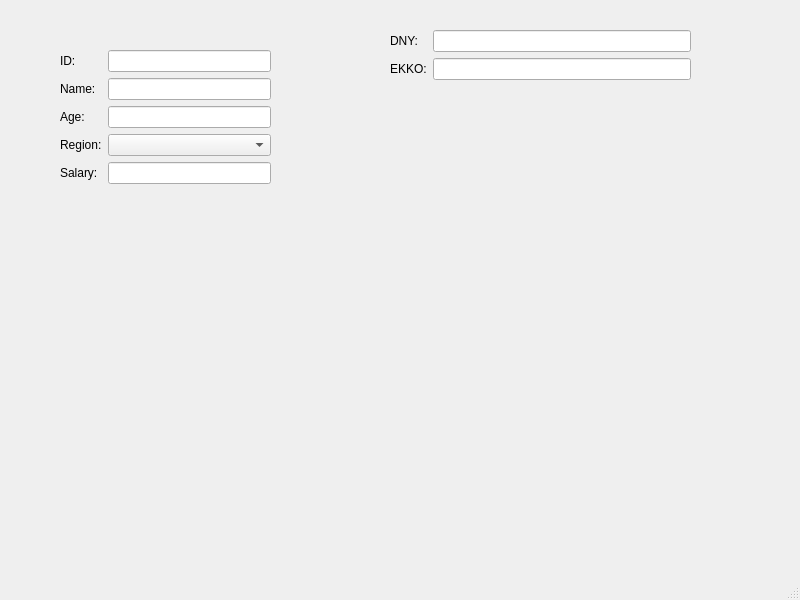
<?xml version="1.0" encoding="UTF-8"?>
<ui version="4.0">
 <class>MainWindow</class>
 <widget class="QMainWindow" name="MainWindow">
  <property name="geometry">
   <rect>
    <x>0</x>
    <y>0</y>
    <width>800</width>
    <height>600</height>
   </rect>
  </property>
  <property name="windowTitle">
   <string>MainWindow</string>
  </property>
  <widget class="QWidget" name="centralwidget">
   <widget class="QWidget" name="formLayoutWidget">
    <property name="geometry">
     <rect>
      <x>390</x>
      <y>30</y>
      <width>301</width>
      <height>281</height>
     </rect>
    </property>
    <layout class="QFormLayout" name="formLayout_2">
     <item row="0" column="0">
      <widget class="QLabel" name="label_6">
       <property name="text">
        <string>DNY:</string>
       </property>
      </widget>
     </item>
     <item row="0" column="1">
      <widget class="QLineEdit" name="lineEdit_4"/>
     </item>
     <item row="1" column="0">
      <widget class="QLabel" name="label_7">
       <property name="text">
        <string>EKKO:</string>
       </property>
      </widget>
     </item>
     <item row="1" column="1">
      <widget class="QLineEdit" name="lineEdit_6"/>
     </item>
    </layout>
   </widget>
   <widget class="QWidget" name="">
    <property name="geometry">
     <rect>
      <x>60</x>
      <y>50</y>
      <width>211</width>
      <height>172</height>
     </rect>
    </property>
    <layout class="QFormLayout" name="formLayout">
     <item row="0" column="0">
      <widget class="QLabel" name="label">
       <property name="text">
        <string>ID:</string>
       </property>
      </widget>
     </item>
     <item row="0" column="1">
      <widget class="QLineEdit" name="lineEdit"/>
     </item>
     <item row="1" column="0">
      <widget class="QLabel" name="label_2">
       <property name="text">
        <string>Name:</string>
       </property>
      </widget>
     </item>
     <item row="1" column="1">
      <widget class="QLineEdit" name="lineEdit_2"/>
     </item>
     <item row="2" column="0">
      <widget class="QLabel" name="label_3">
       <property name="text">
        <string>Age:</string>
       </property>
      </widget>
     </item>
     <item row="2" column="1">
      <widget class="QLineEdit" name="lineEdit_3"/>
     </item>
     <item row="3" column="0">
      <widget class="QLabel" name="label_4">
       <property name="text">
        <string>Region:</string>
       </property>
      </widget>
     </item>
     <item row="4" column="0">
      <widget class="QLabel" name="label_5">
       <property name="text">
        <string>Salary:</string>
       </property>
      </widget>
     </item>
     <item row="4" column="1">
      <widget class="QLineEdit" name="lineEdit_5"/>
     </item>
     <item row="3" column="1">
      <widget class="QComboBox" name="comboBox"/>
     </item>
    </layout>
   </widget>
  </widget>
  <widget class="QMenuBar" name="menubar">
   <property name="geometry">
    <rect>
     <x>0</x>
     <y>0</y>
     <width>800</width>
     <height>22</height>
    </rect>
   </property>
  </widget>
  <widget class="QStatusBar" name="statusbar"/>
 </widget>
 <resources/>
 <connections/>
</ui>
